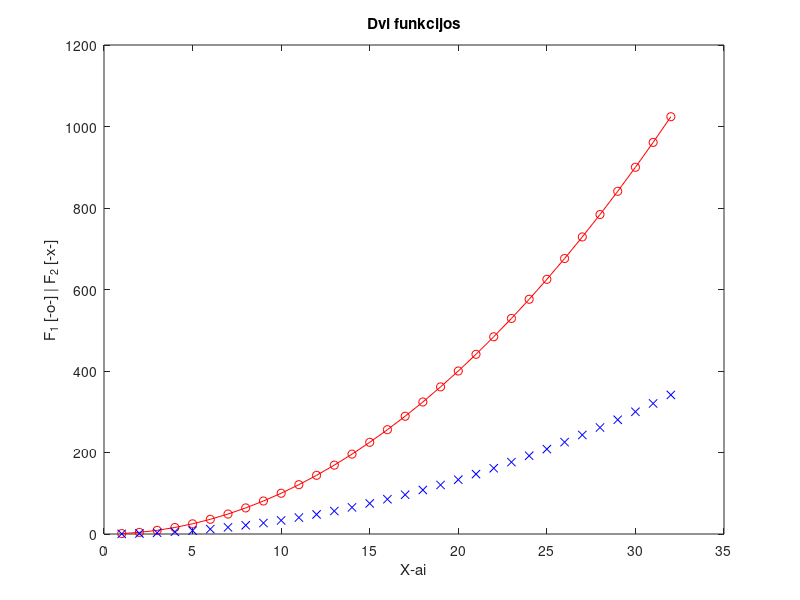

MATLAB code for this plot:
% Arseniy
% Kaurdakou
% EDIfu-25/2
% 2026.09.14

x = 1:32;
y = x.^2;

plot(x, y, 'o-r', x, y/3, 'xb')
title('Dvi funkcijos')
xlabel('X-ai')
ylabel('F_1 [-o-] | F_2 [-x-]')
